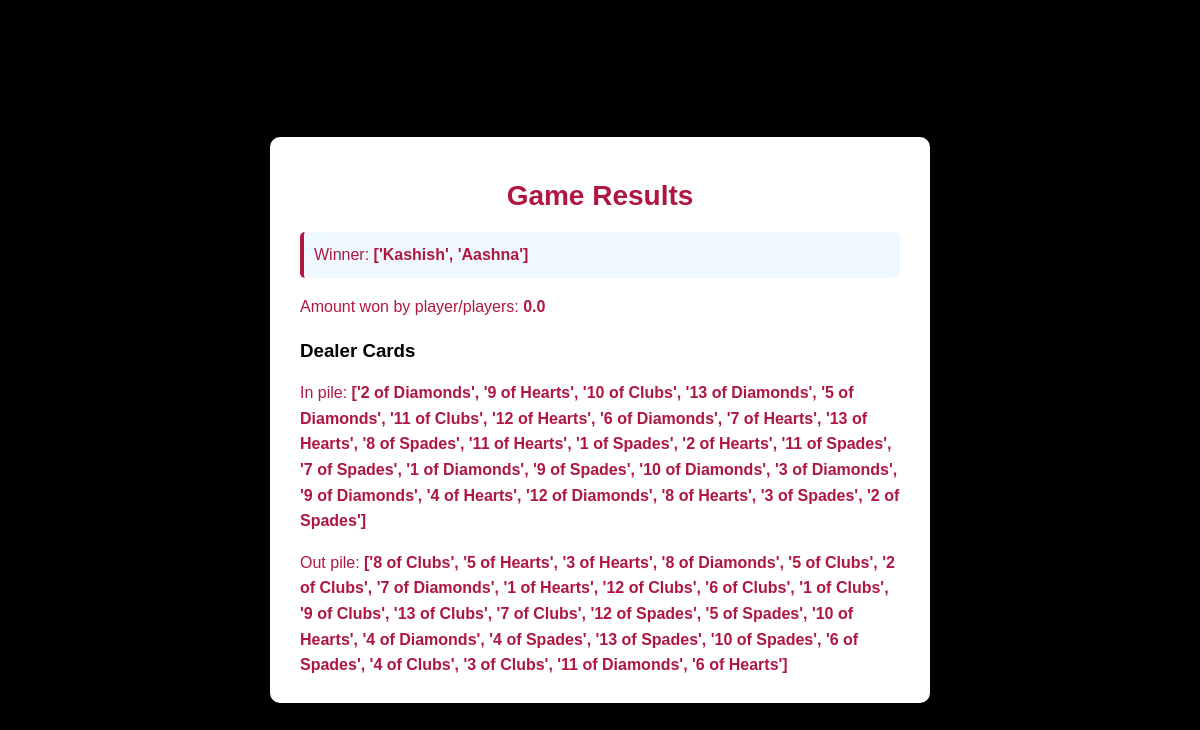
The page /result/54 on the database its author committed.
### base/models.py (models this page shows)
class Game(models.Model):
    players = models.ManyToManyField(Player)
    dealer_cards = models.JSONField()  # Stores the shuffled cards dealt
    winner = models.CharField(max_length=100, blank=True, null=True)

### base/views.py (the view)
# urls.py: path('result/<int:game_id>', views.result, name='result'),
def result(request, game_id):
    global winnernames
    global amount
    winnernames = []
    game = Game.objects.get(id=game_id)
    winner = None
    for player in game.players.all():
        if player.bet_card in game.dealer_cards[player.bet_type]:
            winnernames.append(player.name)
            winner = player.name
    game.winner = winnernames
    if not winner:
        game.winner = "Dealer"
    if (len(winnernames) != 0):
        amount = amount/len(winnernames)
    game.save()
    return render(request, 'results.html', {'game': game, 'winner': game.winner, 'amount': amount})

### base/templates/results.html (shortened to what this page needs)
<!DOCTYPE html>
<html lang="en">
  <head>
  </head>
  <body>
    <div class="results-container">
      <h2>Game Results</h2>
      <p class="highlight">Winner: <span>{{ winner }}</span></p>
      <p>Amount won by player/players: <span>{{ amount }}</span></p>
      <div class="dealer-cards">
        <h3>Dealer Cards</h3>
        <p>In pile: <span>{{ game.dealer_cards.in }}</span></p>
        <p>Out pile: <span>{{ game.dealer_cards.out }}</span></p>
      </div>
    </div>
  </body>
</html>

### base/templates/results.html (style rules this page uses)
body { font-family: "Arial", sans-serif; background-color: black; margin: 0; padding: 20px; display: flex; justify-content: center; align-items: center; height: 100vh; }
.results-container { background-color: #ffffff; border-radius: 10px; box-shadow: 0 4px 8px rgba(0, 0, 0, 0.1); padding: 20px 30px; max-width: 600px; width: 100%; }
h2 { font-size: 28px; color: #af1740; margin-bottom: 20px; text-align: center; }
p { font-size: 16px; color: #af1740; line-height: 1.6; }
p span { font-weight: bold; color: #af1740; }
.dealer-cards { margin-top: 20px; }
.dealer-cards p { margin-bottom: 5px; }
.highlight { background-color: #f0f8ff; padding: 10px; border-left: 4px solid #af1740; border-radius: 5px; margin-bottom: 10px; }

### rows shown on the page
Game: winner "['Kashish', 'Aashna']", dealer_cards.in "['2 of Diamonds', '9 of Hearts', '10 of Clubs', '13 of Diamonds', '5 of Diamonds', '11 of Clubs', '12 of Hearts', '6 of Diamonds', '7 of Hearts', '13 of Hearts', '8 of Spades', '11 of Hearts', '1 of Spades', '2 of Hearts', '11 of Spades', '7 of Spades', '1 of Diamonds', '9 of Spades', '10 of Diamonds', '3 of Diamonds', '9 of Diamonds', '4 of Hearts', '12 of Diamonds', '8 of Hearts', '3 of Spades', '2 of Spades']", dealer_cards.out "['8 of Clubs', '5 of Hearts', '3 of Hearts', '8 of Diamonds', '5 of Clubs', '2 of Clubs', '7 of Diamonds', '1 of Hearts', '12 of Clubs', '6 of Clubs', '1 of Clubs', '9 of Clubs', '13 of Clubs', '7 of Clubs', '12 of Spades', '5 of Spades', '10 of Hearts', '4 of Diamonds', '4 of Spades', '13 of Spades', '10 of Spades', '6 of Spades', '4 of Clubs', '3 of Clubs', '11 of Diamonds', '6 of Hearts']"

### other values the page prints
{{ amount }} "0.0"
